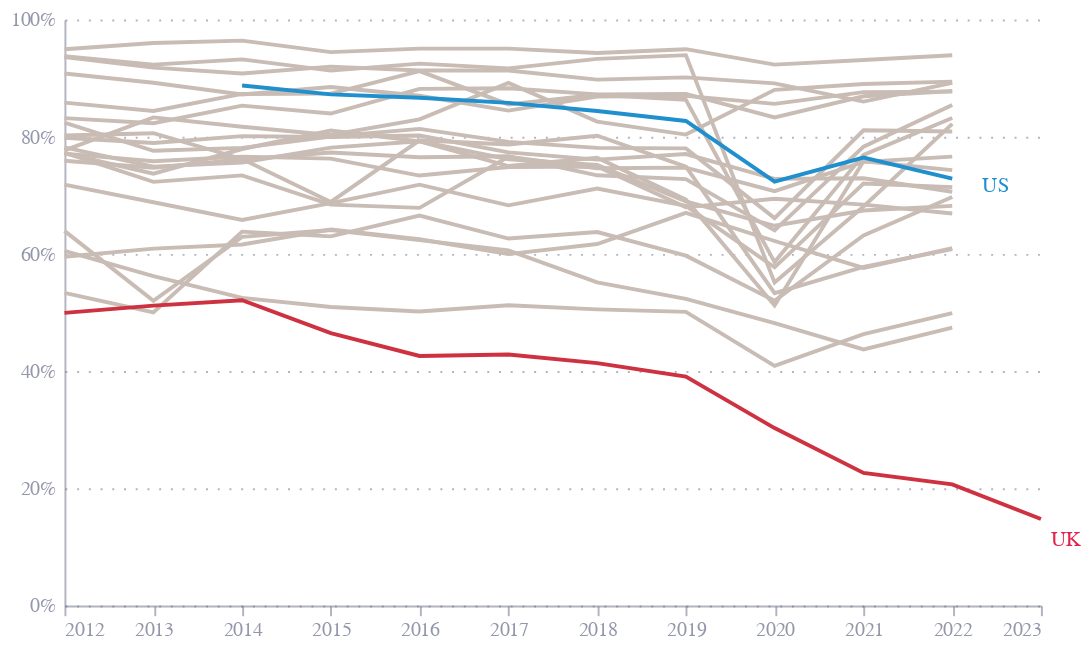

Write notebook code for a chart like this one.
### Code cell
# Interpolate missing values in df_rest
df_rest['value'] = df_rest['value'].interpolate()

# Remove values for year 2023
df_rest = df_rest[df_rest['year'] != '2023']

line_chart = alt.Chart(df_rest).mark_line(strokeWidth=2, color="#C8BCB4").encode(
    x=alt.X('year:T'),
    y=alt.Y('value', scale=alt.Scale(domain=[0, 100]), axis=alt.Axis(title=None, values=[0, 20, 40, 60, 80, 100], labelExpr="datum.value+'%'")),
    detail='country:N', 
    tooltip=['year:T', 'country:N', 'value:Q']
).properties(
    width=500,
    height=300
)

# Create the line chart for the UK trend
uk_line = alt.Chart(df_UK).mark_line(strokeWidth=2, color="#CE3140").encode(
    x=alt.X('year:T'),
    y=alt.Y('value:Q'),
    tooltip=['year:T', 'country:N', 'value:Q']
)

# Create the line chart for the US trend
us_line = alt.Chart(df_US).mark_line(strokeWidth=2, color="#208FCE").encode(
    x=alt.X('year:T'),
    y=alt.Y('value:Q'),
    tooltip=['year:T', 'country:N', 'value:Q']
)

# Add text labels for the UK trend at the last value point
text2 = alt.Chart(last_values_UK).mark_text(align='left', dx=5, dy=11).encode(
    x='year:T',
    y='value:Q',
    text='country:O',
    color=alt.value("#E6224B"),
    tooltip=['year:T', 'country:N', 'value:Q']
)

# Add text labels for the US trend at the last value point
text1 = alt.Chart(last_values_US).mark_text(align='left', dx=-30, dy=4).encode(
    x='year:T',
    y='value:Q',
    text='country:O',
    color=alt.value("#208FCE"),
    tooltip=['year:T', 'country:N', 'value:Q']
)

final_chart = line_chart + uk_line + us_line + text1 + text2

final_chart.save("survey_response.json")
final_chart.save("survey_response.png", scale_factor=3.0)
final_chart.save("survey_response.svg")

final_chart

### Figure 1 — Vega-Lite specification as saved in the notebook (floating-point values rounded to 4 significant figures; data arrays with more than 128 entries replaced by an {"elided": "..."} marker saying what was removed)
{"config": {"font": "Circular Std", "mark": {"line": {"interpolate": "monotone"}}, "view": {"stroke": "transparent", "width": 400, "height": 300}, "range": {"category": ["#36B7B4", "#E6224B", "#F4C245", "#0063AF", "#00A767", "#179FDB", "#EB5C2E"], "diverging": ["#E6224B", "#E54753", "#C9C9C9", "#179FDB", "#122B39"], "heatmap": ["#C9C9C9", "#179FDB", "#0063AF", "#122B39"], "ordinal": ["#00A767", "#36B7B4", "#179FDB", "#0063AF", "#243B5A"]}, "axisX": {"domainColor": "#676A86", "domainOpacity": 0.5, "grid": false, "labelAngle": 0, "labelColor": "#676A86", "labelOpacity": 0.7, "orient": "bottom", "tickColor": "#676A86", "tickCount": 10, "tickOpacity": 0.5, "title": false, "titleAlign": "center", "titleAnchor": "middle", "titleColor": "#676A86", "titleFontSize": 12, "titleOpacity": 0.8, "titleY": -15}, "axisY": {"domainColor": "#676A86", "domainOpacity": 0.5, "gridColor": "#676A86", "gridDash": [1, 5], "gridOpacity": 0.5, "labelColor": "#676A86", "labelOpacity": 0.7, "labelPadding": 5, "tickColor": "#676A86", "tickCount": 8, "tickOpacity": 0.5, "ticks": false, "titleAlign": "left", "titleAngle": 0, "titleBaseline": "bottom", "titleColor": "#676A86", "titleFontSize": 12, "titleOpacity": 0.8, "titleX": 0, "titleY": -7}}, "layer": [{"data": {"name": "data-1a0e2fed54d6ed668046dbaf61ed73e9"}, "mark": {"type": "line", "color": "#C8BCB4", "strokeWidth": 2}, "encoding": {"detail": {"field": "country", "type": "nominal"}, "tooltip": [{"field": "year", "type": "temporal"}, {"field": "country", "type": "nominal"}, {"field": "value", "type": "quantitative"}], "x": {"field": "year", "type": "temporal"}, "y": {"axis": {"labelExpr": "datum.value+'%'", "title": null, "values": [0, 20, 40, 60, 80, 100]}, "field": "value", "scale": {"domain": [0, 100]}, "type": "quantitative"}}}, {"data": {"name": "data-5f015d76ebc43bb7b9f7195c7bef75cb"}, "mark": {"type": "line", "color": "#CE3140", "strokeWidth": 2}, "encoding": {"tooltip": [{"field": "year", "type": "temporal"}, {"field": "country", "type": "nominal"}, {"field": "value", "type": "quantitative"}], "x": {"field": "year", "type": "temporal"}, "y": {"field": "value", "type": "quantitative"}}}, {"data": {"name": "data-faaf2688f79524fc8bbcb2823813ff7d"}, "mark": {"type": "line", "color": "#208FCE", "strokeWidth": 2}, "encoding": {"tooltip": [{"field": "year", "type": "temporal"}, {"field": "country", "type": "nominal"}, {"field": "value", "type": "quantitative"}], "x": {"field": "year", "type": "temporal"}, "y": {"field": "value", "type": "quantitative"}}}, {"data": {"name": "data-57c4ce771f7f82207ca8f06d89b01731"}, "mark": {"type": "text", "align": "left", "dx": -30, "dy": 4}, "encoding": {"color": {"value": "#208FCE"}, "text": {"field": "country", "type": "ordinal"}, "tooltip": [{"field": "year", "type": "temporal"}, {"field": "country", "type": "nominal"}, {"field": "value", "type": "quantitative"}], "x": {"field": "year", "type": "temporal"}, "y": {"field": "value", "type": "quantitative"}}}, {"data": {"name": "data-5b4cd5c392210445dd5ff94407d4e0ca"}, "mark": {"type": "text", "align": "left", "dx": 5, "dy": 11}, "encoding": {"color": {"value": "#E6224B"}, "text": {"field": "country", "type": "ordinal"}, "tooltip": [{"field": "year", "type": "temporal"}, {"field": "country", "type": "nominal"}, {"field": "value", "type": "quantitative"}], "x": {"field": "year", "type": "temporal"}, "y": {"field": "value", "type": "quantitative"}}}], "height": 300, "width": 500, "$schema": "https://vega.github.io/schema/vega-lite/v5.20.1.json", "datasets": {"data-1a0e2fed54d6ed668046dbaf61ed73e9": {"elided": "220 records"}, "data-5f015d76ebc43bb7b9f7195c7bef75cb": [{"order": 22, "year": "2022-01-01T00:00:00", "value": 20.67, "country": "UK"}, {"order": 22, "year": "2012-01-01T00:00:00", "value": 49.92, "country": "UK"}, {"order": 22, "year": "2013-01-01T00:00:00", "value": 51.17, "country": "UK"}, {"order": 22, "year": "2014-01-01T00:00:00", "value": 52.1, "country": "UK"}, {"order": 22, "year": "2015-01-01T00:00:00", "value": 46.47, "country": "UK"}, {"order": 22, "year": "2016-01-01T00:00:00", "value": 42.57, "country": "UK"}, {"order": 22, "year": "2017-01-01T00:00:00", "value": 42.82, "country": "UK"}, {"order": 22, "year": "2018-01-01T00:00:00", "value": 41.35, "country": "UK"}, {"order": 22, "year": "2019-01-01T00:00:00", "value": 39.05, "country": "UK"}, {"order": 22, "year": "2020-01-01T00:00:00", "value": 30.27, "country": "UK"}, {"order": 22, "year": "2021-01-01T00:00:00", "value": 22.62, "country": "UK"}, {"order": 22, "year": "2023-01-01T00:00:00", "value": 14.75, "country": "UK"}], "data-faaf2688f79524fc8bbcb2823813ff7d": [{"order": 21, "year": "2012-01-01T00:00:00", "value": null, "country": "US"}, {"order": 21, "year": "2013-01-01T00:00:00", "value": null, "country": "US"}, {"order": 21, "year": "2014-01-01T00:00:00", "value": 88.75, "country": "US"}, {"order": 21, "year": "2015-01-01T00:00:00", "value": 87.23, "country": "US"}, {"order": 21, "year": "2016-01-01T00:00:00", "value": 86.65, "country": "US"}, {"order": 21, "year": "2017-01-01T00:00:00", "value": 85.78, "country": "US"}, {"order": 21, "year": "2018-01-01T00:00:00", "value": 84.38, "country": "US"}, {"order": 21, "year": "2019-01-01T00:00:00", "value": 82.68, "country": "US"}, {"order": 21, "year": "2020-01-01T00:00:00", "value": 72.33, "country": "US"}, {"order": 21, "year": "2021-01-01T00:00:00", "value": 76.45, "country": "US"}, {"order": 21, "year": "2023-01-01T00:00:00", "value": null, "country": "US"}, {"order": 21, "year": "2022-01-01T00:00:00", "value": 72.86, "country": "US"}], "data-57c4ce771f7f82207ca8f06d89b01731": [{"country": "US", "order": 21, "year": "2023-01-01T00:00:00", "value": 72.86}], "data-5b4cd5c392210445dd5ff94407d4e0ca": [{"country": "UK", "order": 22, "year": "2023-01-01T00:00:00", "value": 14.75}]}}
